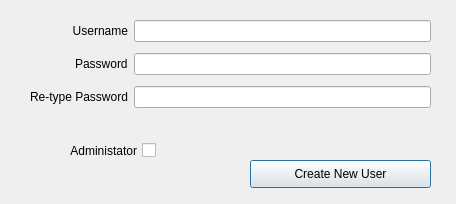
<?xml version="1.0" encoding="UTF-8"?>
<ui version="4.0">
 <class>AddUser</class>
 <widget class="QDialog" name="AddUser">
  <property name="geometry">
   <rect>
    <x>0</x>
    <y>0</y>
    <width>456</width>
    <height>204</height>
   </rect>
  </property>
  <property name="windowTitle">
   <string>Add User</string>
  </property>
  <widget class="QWidget" name="formLayoutWidget">
   <property name="geometry">
    <rect>
     <x>30</x>
     <y>20</y>
     <width>401</width>
     <height>112</height>
    </rect>
   </property>
   <layout class="QFormLayout" name="formLayout">
    <property name="labelAlignment">
     <set>Qt::AlignRight|Qt::AlignTrailing|Qt::AlignVCenter</set>
    </property>
    <property name="verticalSpacing">
     <number>11</number>
    </property>
    <item row="2" column="0">
     <widget class="QLabel" name="label">
      <property name="text">
       <string>Username</string>
      </property>
      <property name="alignment">
       <set>Qt::AlignRight|Qt::AlignTrailing|Qt::AlignVCenter</set>
      </property>
     </widget>
    </item>
    <item row="2" column="1">
     <widget class="QLineEdit" name="input_newUser"/>
    </item>
    <item row="3" column="0">
     <widget class="QLabel" name="label_2">
      <property name="text">
       <string>Password</string>
      </property>
     </widget>
    </item>
    <item row="3" column="1">
     <widget class="QLineEdit" name="input_password1"/>
    </item>
    <item row="4" column="0">
     <widget class="QLabel" name="label_3">
      <property name="text">
       <string>Re-type Password</string>
      </property>
     </widget>
    </item>
    <item row="4" column="1">
     <widget class="QLineEdit" name="input_password2"/>
    </item>
   </layout>
  </widget>
  <widget class="QPushButton" name="createNewUserButton">
   <property name="geometry">
    <rect>
     <x>250</x>
     <y>160</y>
     <width>181</width>
     <height>28</height>
    </rect>
   </property>
   <property name="text">
    <string>Create New User</string>
   </property>
  </widget>
  <widget class="QCheckBox" name="checkBox">
   <property name="geometry">
    <rect>
     <x>55</x>
     <y>140</y>
     <width>101</width>
     <height>21</height>
    </rect>
   </property>
   <property name="layoutDirection">
    <enum>Qt::RightToLeft</enum>
   </property>
   <property name="text">
    <string>Administator</string>
   </property>
  </widget>
 </widget>
 <resources/>
 <connections/>
</ui>
